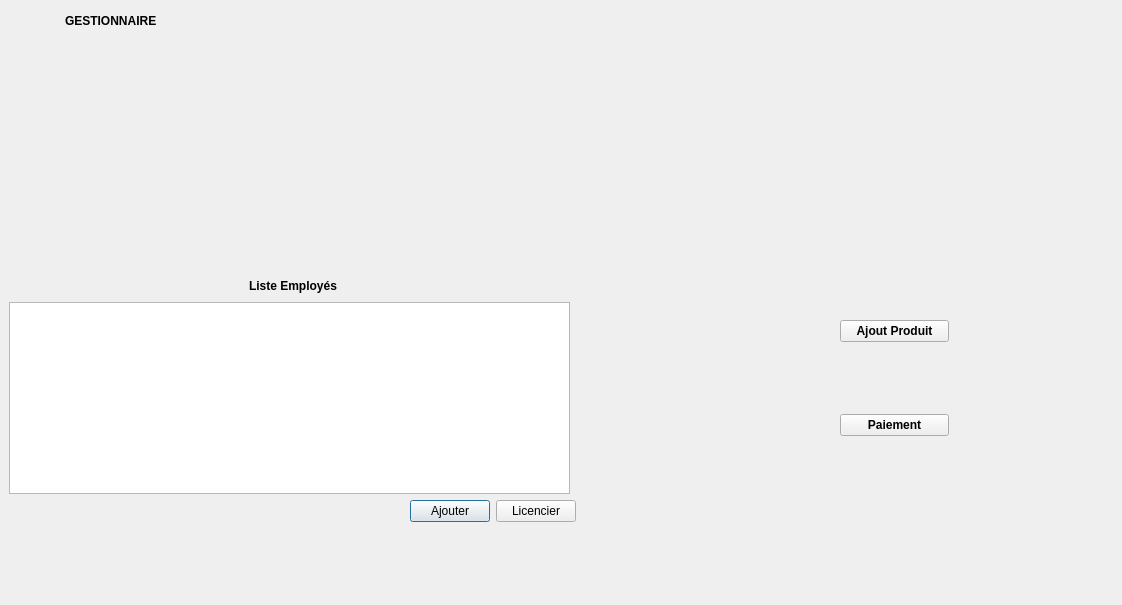
<?xml version="1.0" encoding="UTF-8"?>
<ui version="4.0">
 <class>DialogGestionnaire</class>
 <widget class="QDialog" name="DialogGestionnaire">
  <property name="geometry">
   <rect>
    <x>0</x>
    <y>0</y>
    <width>1122</width>
    <height>605</height>
   </rect>
  </property>
  <property name="windowTitle">
   <string>Dialog</string>
  </property>
  <widget class="QWidget" name="">
   <property name="geometry">
    <rect>
     <x>9</x>
     <y>9</y>
     <width>203</width>
     <height>23</height>
    </rect>
   </property>
   <layout class="QHBoxLayout" name="horizontalLayout_2">
    <item>
     <spacer name="horizontalSpacer_3">
      <property name="orientation">
       <enum>Qt::Horizontal</enum>
      </property>
      <property name="sizeHint" stdset="0">
       <size>
        <width>40</width>
        <height>20</height>
       </size>
      </property>
     </spacer>
    </item>
    <item>
     <widget class="QLabel" name="label">
      <property name="font">
       <font>
        <weight>75</weight>
        <bold>true</bold>
       </font>
      </property>
      <property name="text">
       <string>GESTIONNAIRE</string>
      </property>
     </widget>
    </item>
    <item>
     <spacer name="horizontalSpacer_10">
      <property name="orientation">
       <enum>Qt::Horizontal</enum>
      </property>
      <property name="sizeHint" stdset="0">
       <size>
        <width>40</width>
        <height>20</height>
       </size>
      </property>
     </spacer>
    </item>
   </layout>
  </widget>
  <widget class="QWidget" name="">
   <property name="geometry">
    <rect>
     <x>9</x>
     <y>276</y>
     <width>567</width>
     <height>320</height>
    </rect>
   </property>
   <layout class="QVBoxLayout" name="verticalLayout_5">
    <item>
     <layout class="QHBoxLayout" name="horizontalLayout">
      <item>
       <spacer name="horizontalSpacer">
        <property name="orientation">
         <enum>Qt::Horizontal</enum>
        </property>
        <property name="sizeHint" stdset="0">
         <size>
          <width>40</width>
          <height>20</height>
         </size>
        </property>
       </spacer>
      </item>
      <item>
       <widget class="QLabel" name="label_2">
        <property name="font">
         <font>
          <weight>75</weight>
          <bold>true</bold>
         </font>
        </property>
        <property name="text">
         <string>Liste Employés</string>
        </property>
       </widget>
      </item>
      <item>
       <spacer name="horizontalSpacer_2">
        <property name="orientation">
         <enum>Qt::Horizontal</enum>
        </property>
        <property name="sizeHint" stdset="0">
         <size>
          <width>40</width>
          <height>20</height>
         </size>
        </property>
       </spacer>
      </item>
     </layout>
    </item>
    <item>
     <layout class="QVBoxLayout" name="verticalLayout_2">
      <item>
       <layout class="QVBoxLayout" name="verticalLayout">
        <item>
         <widget class="QListView" name="listViewEmploye">
          <property name="minimumSize">
           <size>
            <width>561</width>
            <height>0</height>
           </size>
          </property>
          <property name="maximumSize">
           <size>
            <width>561</width>
            <height>16777215</height>
           </size>
          </property>
         </widget>
        </item>
        <item>
         <layout class="QHBoxLayout" name="horizontalLayout_3">
          <item>
           <spacer name="horizontalSpacer_12">
            <property name="orientation">
             <enum>Qt::Horizontal</enum>
            </property>
            <property name="sizeHint" stdset="0">
             <size>
              <width>40</width>
              <height>20</height>
             </size>
            </property>
           </spacer>
          </item>
          <item>
           <widget class="QPushButton" name="pushButton">
            <property name="text">
             <string>Ajouter</string>
            </property>
           </widget>
          </item>
          <item>
           <widget class="QPushButton" name="pushButton_2">
            <property name="text">
             <string>Licencier</string>
            </property>
           </widget>
          </item>
         </layout>
        </item>
       </layout>
      </item>
      <item>
       <spacer name="verticalSpacer_4">
        <property name="orientation">
         <enum>Qt::Vertical</enum>
        </property>
        <property name="sizeHint" stdset="0">
         <size>
          <width>20</width>
          <height>40</height>
         </size>
        </property>
       </spacer>
      </item>
      <item>
       <layout class="QHBoxLayout" name="horizontalLayout_4"/>
      </item>
     </layout>
    </item>
   </layout>
  </widget>
  <widget class="QWidget" name="">
   <property name="geometry">
    <rect>
     <x>840</x>
     <y>320</y>
     <width>109</width>
     <height>116</height>
    </rect>
   </property>
   <layout class="QVBoxLayout" name="verticalLayout_3">
    <item>
     <widget class="QPushButton" name="pushButton_3">
      <property name="font">
       <font>
        <weight>75</weight>
        <italic>false</italic>
        <bold>true</bold>
        <underline>false</underline>
        <strikeout>false</strikeout>
        <kerning>true</kerning>
       </font>
      </property>
      <property name="text">
       <string>Ajout Produit</string>
      </property>
     </widget>
    </item>
    <item>
     <spacer name="verticalSpacer_3">
      <property name="orientation">
       <enum>Qt::Vertical</enum>
      </property>
      <property name="sizeHint" stdset="0">
       <size>
        <width>20</width>
        <height>40</height>
       </size>
      </property>
     </spacer>
    </item>
    <item>
     <widget class="QPushButton" name="pushButton_5">
      <property name="font">
       <font>
        <weight>75</weight>
        <bold>true</bold>
       </font>
      </property>
      <property name="text">
       <string>Paiement</string>
      </property>
     </widget>
    </item>
   </layout>
  </widget>
 </widget>
 <resources/>
 <connections/>
</ui>
